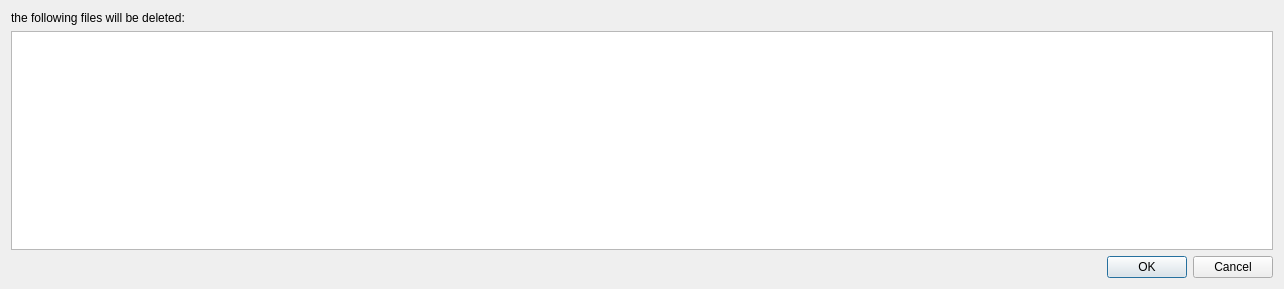
<?xml version="1.0" encoding="UTF-8"?>
<ui version="4.0">
 <class>ProjectCleanerConfirmation</class>
 <widget class="QDialog" name="ProjectCleanerConfirmation">
  <property name="geometry">
   <rect>
    <x>0</x>
    <y>0</y>
    <width>1284</width>
    <height>289</height>
   </rect>
  </property>
  <property name="windowTitle">
   <string>Dialog</string>
  </property>
  <layout class="QVBoxLayout" name="verticalLayout">
   <item>
    <widget class="QLabel" name="label">
     <property name="text">
      <string>the following files will be deleted:</string>
     </property>
    </widget>
   </item>
   <item>
    <widget class="QPlainTextEdit" name="plainTextEditFilesToDelete">
     <property name="font">
      <font>
       <family>Courier</family>
       <pointsize>10</pointsize>
      </font>
     </property>
    </widget>
   </item>
   <item>
    <widget class="QDialogButtonBox" name="buttonBox">
     <property name="orientation">
      <enum>Qt::Horizontal</enum>
     </property>
     <property name="standardButtons">
      <set>QDialogButtonBox::Cancel|QDialogButtonBox::Ok</set>
     </property>
    </widget>
   </item>
  </layout>
 </widget>
 <resources/>
 <connections>
  <connection>
   <sender>buttonBox</sender>
   <signal>accepted()</signal>
   <receiver>ProjectCleanerConfirmation</receiver>
   <slot>accept()</slot>
   <hints>
    <hint type="sourcelabel">
     <x>248</x>
     <y>254</y>
    </hint>
    <hint type="destinationlabel">
     <x>157</x>
     <y>274</y>
    </hint>
   </hints>
  </connection>
  <connection>
   <sender>buttonBox</sender>
   <signal>rejected()</signal>
   <receiver>ProjectCleanerConfirmation</receiver>
   <slot>reject()</slot>
   <hints>
    <hint type="sourcelabel">
     <x>316</x>
     <y>260</y>
    </hint>
    <hint type="destinationlabel">
     <x>286</x>
     <y>274</y>
    </hint>
   </hints>
  </connection>
 </connections>
</ui>
